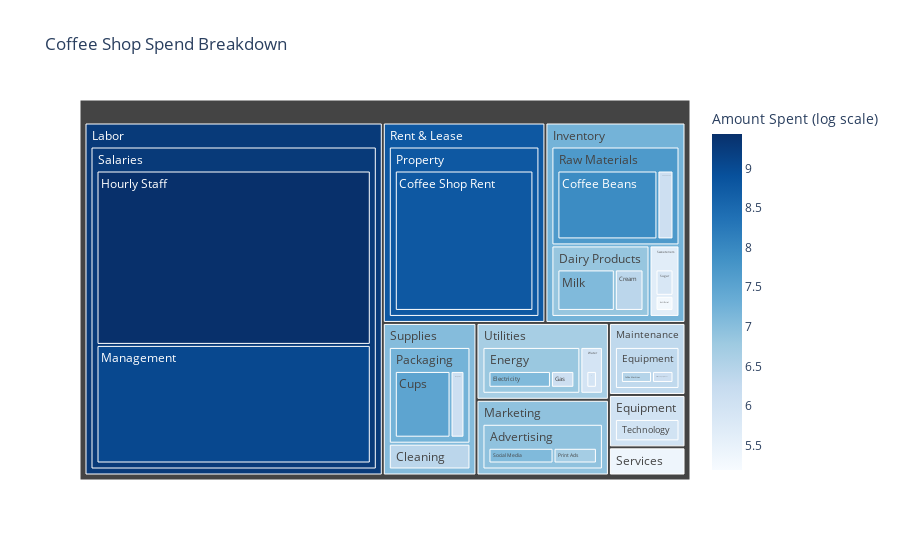

The notebook cell saved with this chart:
### Markdown cell above
### Treemap ###

This treemap visually illustrates the coffee shop’s spending hierarchy by sizing each rectangle according to the relative amount spent (logarithmic scale to improve readability). The larger and darker blue rectangles, like Labor and Rent & Lease, immediately convey the biggest cost drivers. Within each top-level category, subcategories can be expanded to show how smaller costs add up within the broader spend areas. By examining this breakdown, teams can quickly identify and prioritize where to focus cost management and procurement strategies.

### Code cell
def create_treemap(level_type='level1', category=None):
    """
    Create a treemap visualization filtered by a specific taxonomy level and category
    
    Parameters:
    level_type (str): The level to filter by ('level1', 'level2', or 'level3')
    category (str): The specific category value to filter for
    """
    # Filter data by the selected category, if applicable
    if category is not None:
        filtered_spend = coffee_shop_spend[coffee_shop_spend[level_type] == category].copy()
    else:
        filtered_spend = coffee_shop_spend.copy()
    
    # Remove line items with totalAmount <= 0
    filtered_spend = filtered_spend[filtered_spend['amount'] > 0]
    
    # Add a new column logTotalAmount as the logarithm of totalAmount
    filtered_spend['logAmount'] = np.log(filtered_spend['amount'])
    
     # Determine levels for grouping based on level_type
    levels = ['level_1_category', 'level_2_category', 'level_3_category']
    if level_type == 'level_2_category':
        levels = ['level_2_category', 'level_3_category']
    
    # Group data and calculate sums for both totalAmount and logTotalAmount
    treemap_data = (
        filtered_spend.groupby(levels)
        .agg({'amount': 'sum', 'logAmount': 'sum'})
        .reset_index()
    )
    
    # Get the top 30 categories by totalAmount
    treemap_data = treemap_data.nlargest(30, 'amount')
    
    # Set title
    title = "Coffee Shop Spend Breakdown"
    
    # Updated color sequence for treemap
    color_sequence = px.colors.sequential.Blues  # Sequential for positive values
    
    # Create the treemap
    fig_treemap = px.treemap(
        treemap_data,
        path=levels,
        values='amount',  # Default metric for size
        color='logAmount',  # Color intensity based on logAmount
        title=title,
        hover_data={'amount': ':,.2f', 'logAmount': ':,.2f'},
        color_continuous_scale=color_sequence,  # Updated color sequence
        color_continuous_midpoint=None,
        labels={'logAmount': 'Amount Spent (log scale)'}  # Rename the color gradient label
    )
    
    # Save to HTML file
    fig_treemap.write_html("treemap.html")
    
    # Display in notebook
    fig_treemap.show()
    
    return treemap_data

# Example usage:
treemap_data = create_treemap(level_type='level_1_category')

### Figure 1 — Plotly figure (JSON) as saved in the notebook; plotly's stock layout.template omitted (floating-point values rounded to 4 significant figures)
{"data": [{"branchvalues": "total", "customdata": [[200, 5.298], [2800, 7.937], [650, 6.477], [6500, 8.78], [350, 5.858], [600, 6.397], [1800, 7.496], [1200, 7.09], [450, 6.109], [600, 6.397], [12500, 9.433], [450, 6.109], [8500, 9.048], [1200, 7.09], [450, 6.109], [450, 6.109], [180, 5.193], [800, 6.685], [1200, 7.09], [350, 5.858], [450, 6.109], [380, 5.94], [250, 5.521], [2000, 6.928], [600, 6.397], [430, 5.384], [1800, 6.859], [1650, 6.823], [1100, 6.327], [2250, 7.218], [6500, 8.78], [3250, 7.684], [21000, 9.277], [550, 5.654], [800, 5.999], [380, 5.94], [800, 5.999], [5600, 7.22], [21000, 9.277], [1100, 6.327], [2000, 6.928], [6500, 8.78], [430, 5.384], [2850, 7.045], [2030, 6.657]], "domain": {"x": [0, 1], "y": [0, 1]}, "hovertemplate": "labels=%{label}<br>amount=%{customdata[0]:,.2f}<br>parent=%{parent}<br>id=%{id}<br>Amount Spent (log scale)=%{color:,.2f}<extra></extra>", "ids": ["Inventory/Sweeteners/Artificial", "Inventory/Raw Materials/Coffee Beans", "Maintenance/Equipment/Coffee Machines", "Rent & Lease/Property/Coffee Shop Rent", "Equipment/Technology/Computers", "Inventory/Dairy Products/Cream", "Supplies/Packaging/Cups", "Utilities/Energy/Electricity", "Utilities/Energy/Gas", "Supplies/Cleaning/General Cleaning", "Labor/Salaries/Hourly Staff", "Maintenance/Equipment/Kitchen Equipment", "Labor/Salaries/Management", "Inventory/Dairy Products/Milk", "Supplies/Packaging/Napkins", "Equipment/Technology/POS System", "Services/Communication/Phone", "Marketing/Advertising/Print Ads", "Marketing/Advertising/Social Media", "Inventory/Sweeteners/Sugar", "Inventory/Raw Materials/Tea Leaves", "Utilities/Water/Water Usage", "Services/Communication/Wi-Fi", "Marketing/Advertising", "Supplies/Cleaning", "Services/Communication", "Inventory/Dairy Products", "Utilities/Energy", "Maintenance/Equipment", "Supplies/Packaging", "Rent & Lease/Property", "Inventory/Raw Materials", "Labor/Salaries", "Inventory/Sweeteners", "Equipment/Technology", "Utilities/Water", "Equipment", "Inventory", "Labor", "Maintenance", "Marketing", "Rent & Lease", "Services", "Supplies", "Utilities"], "labels": ["Artificial", "Coffee Beans", "Coffee Machines", "Coffee Shop Rent", "Computers", "Cream", "Cups", "Electricity", "Gas", "General Cleaning", "Hourly Staff", "Kitchen Equipment", "Management", "Milk", "Napkins", "POS System", "Phone", "Print Ads", "Social Media", "Sugar", "Tea Leaves", "Water Usage", "Wi-Fi", "Advertising", "Cleaning", "Communication", "Dairy Products", "Energy", "Equipment", "Packaging", "Property", "Raw Materials", "Salaries", "Sweeteners", "Technology", "Water", "Equipment", "Inventory", "Labor", "Maintenance", "Marketing", "Rent & Lease", "Services", "Supplies", "Utilities"], "marker": {"coloraxis": "coloraxis", "colors": [5.298, 7.937, 6.477, 8.78, 5.858, 6.397, 7.496, 7.09, 6.109, 6.397, 9.433, 6.109, 9.048, 7.09, 6.109, 6.109, 5.193, 6.685, 7.09, 5.858, 6.109, 5.94, 5.521, 6.928, 6.397, 5.384, 6.859, 6.823, 6.327, 7.218, 8.78, 7.684, 9.277, 5.654, 5.999, 5.94, 5.999, 7.22, 9.277, 6.327, 6.928, 8.78, 5.384, 7.045, 6.657]}, "name": "", "parents": ["Inventory/Sweeteners", "Inventory/Raw Materials", "Maintenance/Equipment", "Rent & Lease/Property", "Equipment/Technology", "Inventory/Dairy Products", "Supplies/Packaging", "Utilities/Energy", "Utilities/Energy", "Supplies/Cleaning", "Labor/Salaries", "Maintenance/Equipment", "Labor/Salaries", "Inventory/Dairy Products", "Supplies/Packaging", "Equipment/Technology", "Services/Communication", "Marketing/Advertising", "Marketing/Advertising", "Inventory/Sweeteners", "Inventory/Raw Materials", "Utilities/Water", "Services/Communication", "Marketing", "Supplies", "Services", "Inventory", "Utilities", "Maintenance", "Supplies", "Rent & Lease", "Inventory", "Labor", "Inventory", "Equipment", "Utilities", "", "", "", "", "", "", "", "", ""], "type": "treemap", "values": [200, 2800, 650, 6500, 350, 600, 1800, 1200, 450, 600, 12500, 450, 8500, 1200, 450, 450, 180, 800, 1200, 350, 450, 380, 250, 2000, 600, 430, 1800, 1650, 1100, 2250, 6500, 3250, 21000, 550, 800, 380, 800, 5600, 21000, 1100, 2000, 6500, 430, 2850, 2030]}], "layout": {"coloraxis": {"colorbar": {"title": {"text": "Amount Spent (log scale)"}}, "colorscale": [[0, "rgb(247,251,255)"], [0.125, "rgb(222,235,247)"], [0.25, "rgb(198,219,239)"], [0.375, "rgb(158,202,225)"], [0.5, "rgb(107,174,214)"], [0.625, "rgb(66,146,198)"], [0.75, "rgb(33,113,181)"], [0.875, "rgb(8,81,156)"], [1, "rgb(8,48,107)"]]}, "legend": {"tracegroupgap": 0}, "title": {"text": "Coffee Shop Spend Breakdown"}}}
